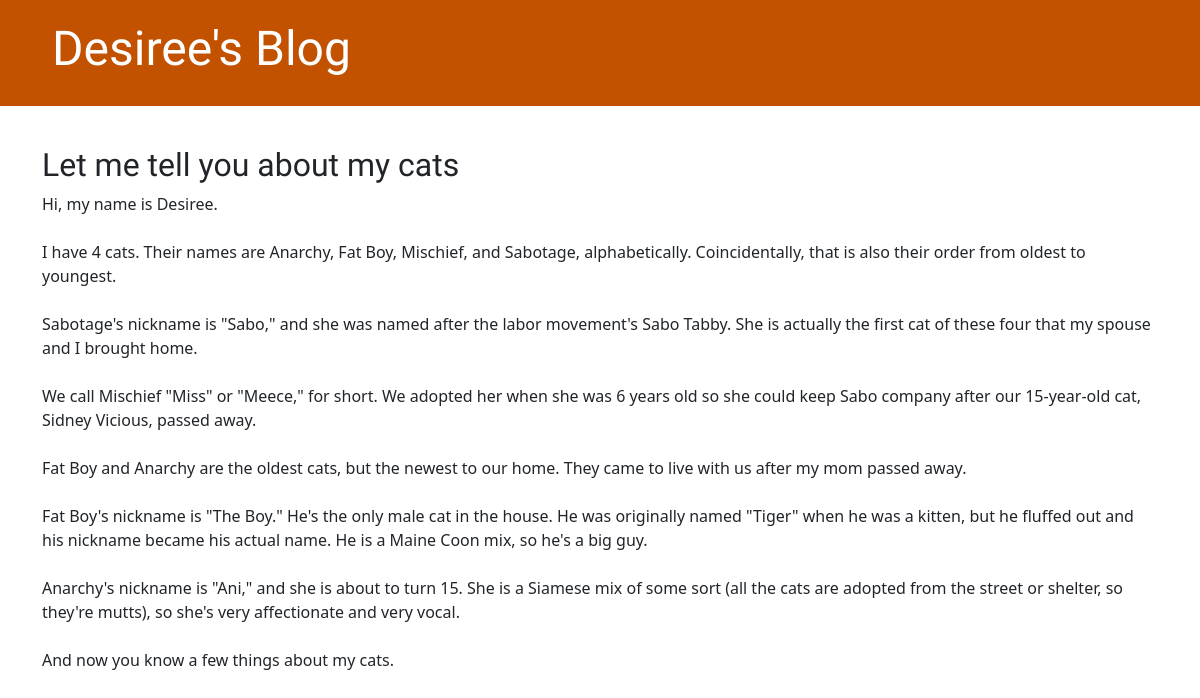
Before: /post/1/ with the older database file.
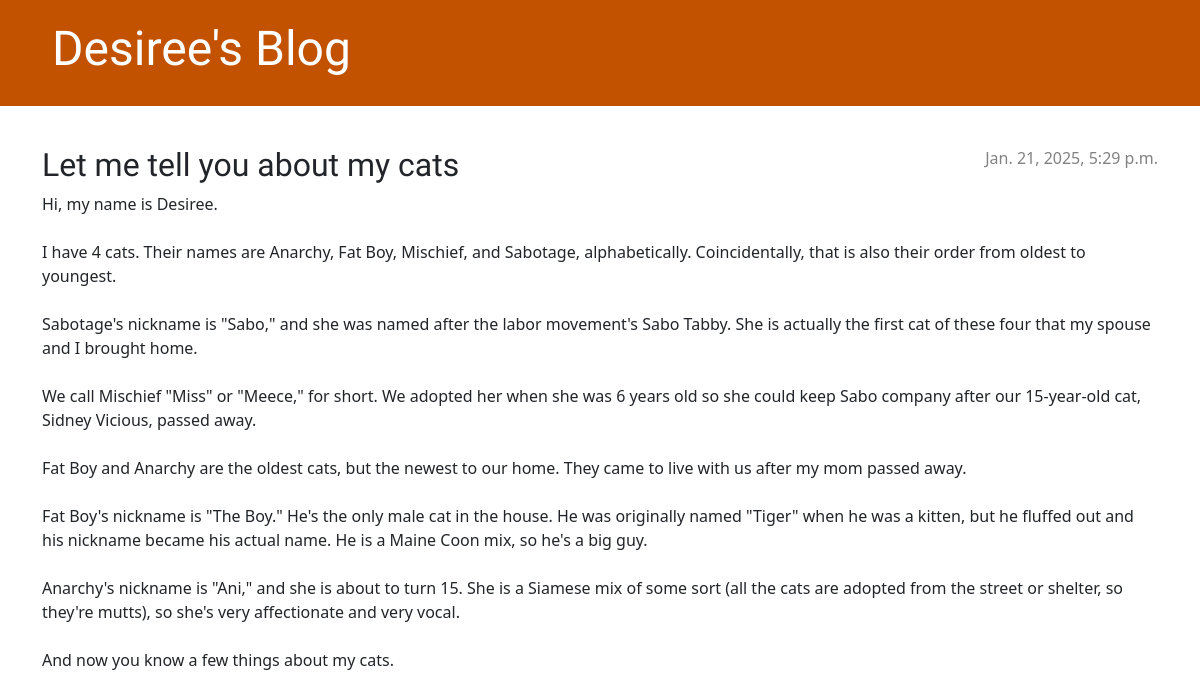
After: the same page with the newer database file.
### blog/models.py (models this page shows, shortened)
class Post(models.Model):
    author = models.ForeignKey(settings.AUTH_USER_MODEL, on_delete=models.CASCADE)
    title = models.CharField(max_length=200)
    text = models.TextField()
    created_date = models.DateTimeField(default=timezone.now)
    published_date = models.DateTimeField(blank=True, null=True)

### blog/views.py (the view)
# urls.py: path('post/<int:pk>/', views.post_detail, name='post_detail'),
def post_detail(request, pk):
	post = get_object_or_404(Post, pk=pk)
	return render(request, 'blog/post_detail.html', {'post': post})

### blog/templates/blog/post_detail.html (shortened to what this page needs)
 {% extends 'blog/base.html' %}
{% block content %}
    <article class="post">
        {% if post.published_date %}
            <time class="date">
                {{ post.published_date }}
            </time>
        {% endif %}
        <h2>{{ post.title }}</h2>
        <p>{{ post.text|linebreaksbr }}</p>
    </article>
{% endblock %}

Changed rows visible on the page:
changed Post "Let me tell you about my cats": published_date (not shown) → "Jan. 21, 2025, 5:29 p.m."
